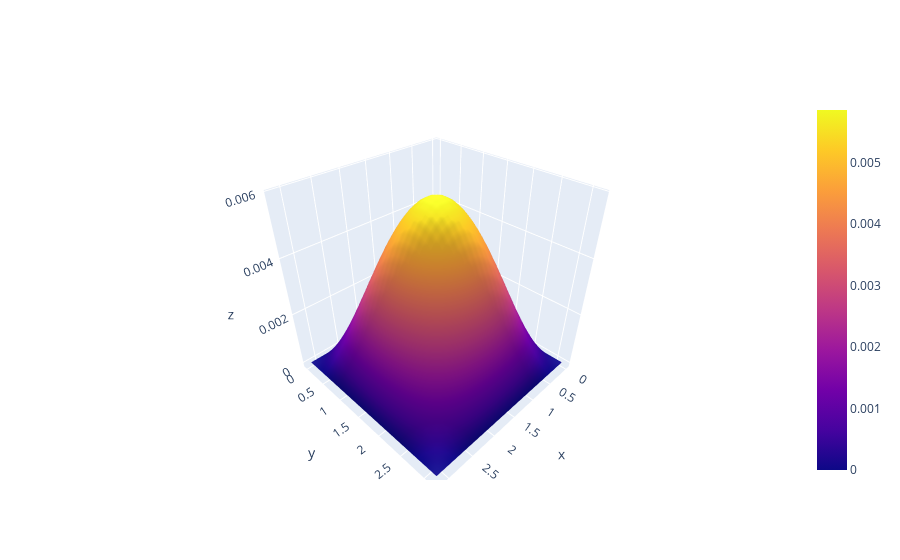

Notebook cell for this chart:
### Code cell
fig = go.Figure(data=[go.Surface(z=U_true2[1], x=XX, y=YY)])
fig.show()

### Figure 1 — Plotly figure (JSON) as saved in the notebook; plotly's stock layout.template omitted (floating-point values rounded to 4 significant figures; data arrays with more than 128 entries replaced by an {"elided": "..."} marker saying what was removed)
{"data": [{"type": "surface", "x": [0, 0.1083, 0.2167, 0.325, 0.4333, 0.5417, 0.65, 0.7583, 0.8666, 0.975, 1.083, 1.192, 1.3, 1.408, 1.517, 1.625, 1.733, 1.842, 1.95, 2.058, 2.167, 2.275, 2.383, 2.492, 2.6, 2.708, 2.817, 2.925, 3.033, 3.142], "y": [0, 0.1083, 0.2167, 0.325, 0.4333, 0.5417, 0.65, 0.7583, 0.8666, 0.975, 1.083, 1.192, 1.3, 1.408, 1.517, 1.625, 1.733, 1.842, 1.95, 2.058, 2.167, 2.275, 2.383, 2.492, 2.6, 2.708, 2.817, 2.925, 3.033, 3.142], "z": {"elided": "30x30 float values"}}], "layout": {}}
